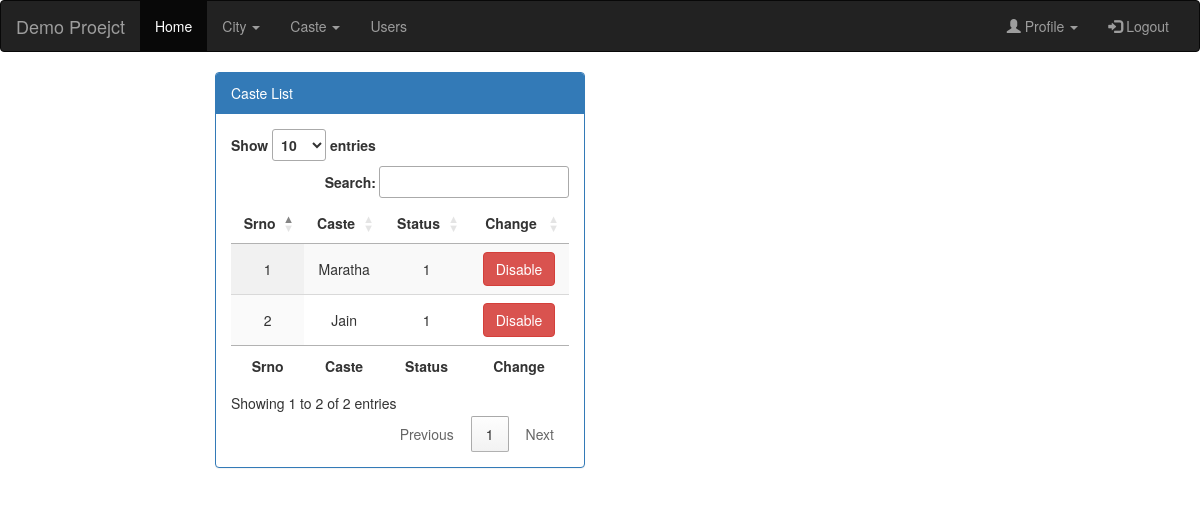
The app's page /admin/caste.php (signed in) with its own data.
### tables this page shows
CREATE TABLE `caste` (
  `id` int(11) NOT NULL,
  `name` varchar(100) NOT NULL,
  `status` int(11) NOT NULL
);

### admin/caste.php (the view, shortened to what this page needs)
<?php
include "../db.php";
?>
<!DOCTYPE html>
<html lang="en">
<head>
    <link rel="stylesheet" href="https://maxcdn.bootstrapcdn.com/bootstrap/3.4.1/css/bootstrap.min.css">
    <link rel="stylesheet" href="https://cdn.datatables.net/1.13.5/css/jquery.dataTables.min.css">
</head>
<body>
    <?php
    include "nav.php";
    ?>
    <div class="row col-lg-4 col-xs-12  col-lg-offset-2">
        <div class="panel panel-primary">
            <div class="panel-heading ">Caste List</div>
            <div class="panel-body">
                <table id="example" class="display" style="width:100%">
                    <thead>
                        <tr>
                            <th class="dt-head-center">Srno</th>
                            <th class="dt-head-center">Caste</th>
                            <th class="dt-head-center">Status</th>
                            <th class="dt-head-center">Change</th>
                        </tr>
                    </thead>
                    <tbody>
                        <?php
                        $data = mysqli_query($connection, "SELECT * FROM caste");
                        $srno = 0;
                        while ($row = mysqli_fetch_assoc($data)) {
                            echo '<tr>';
                            echo '<td class="text-center">' . ++$srno . '</td>';
                            echo '<td class="text-center">' . $row['name'] . '</td>';
                            echo '<td class="text-center">' . $row['status'] . '</td>';
                            echo "<form method='post' action=''>";
                            if ($row['status'] == 1) {
                                echo  '<td class="text-center"><button type="submit" name="update" class="btn btn-danger">Disable</button></tr>';
                            } else {
                                echo "<input type='hidden' name = 'status' value='1'>";
                                echo  '<td class="text-center"><button type="submit" name="update" class="btn btn-success">Enable</button></tr>';
                            }
                        }
                        ?>
                    </tbody>
                    <tfoot>
                        <tr>
                            <th class="dt-head-center">Srno</th>
                            <th class="dt-head-center">Caste</th>
                            <th class="dt-head-center">Status</th>
                            <th class="dt-head-center">Change</th>
                        </tr>
                    </tfoot>
                </table>
            </div>
        </div>
</body>
</html>

### records on screen
caste: name "Maratha", status "1", shows "Disable"
caste: name "Jain", status "1", shows "Disable"

### other values on screen
$projectName "Demo Proejct"
